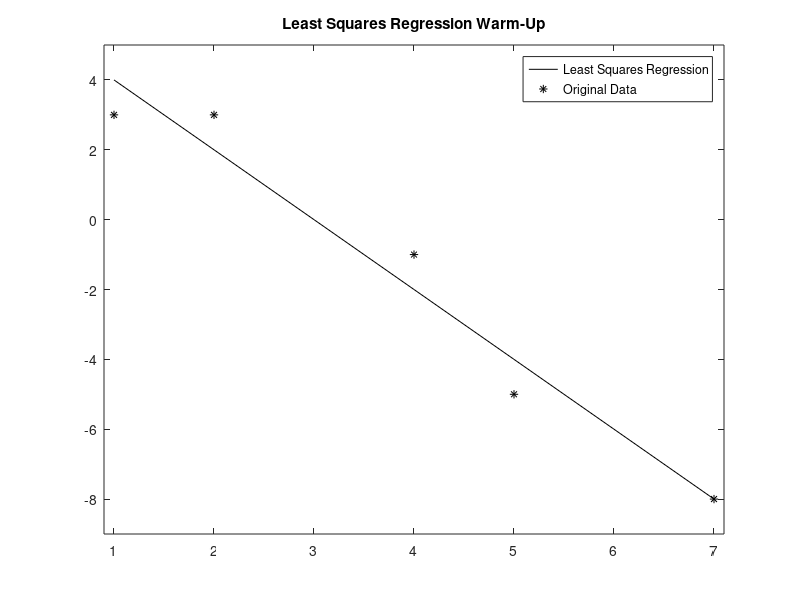

MATLAB code to generate this figure:
U = [1 1; 2 1; 4 1; 5 1; 7 1];
y = [3;3;-1;-5;-8];

B = ((U'*U)^-1)*U'*y;

figure
x_hat = 1:7;
y_hat = B(1).*x_hat + B(2);
plot(x_hat, y_hat, 'k-')
hold on
plot([1 2 4 5 7], y', 'k*')
axis([.9 7.1 -9 5])
title('Least Squares Regression Warm-Up')
legend('Least Squares Regression', 'Original Data')
